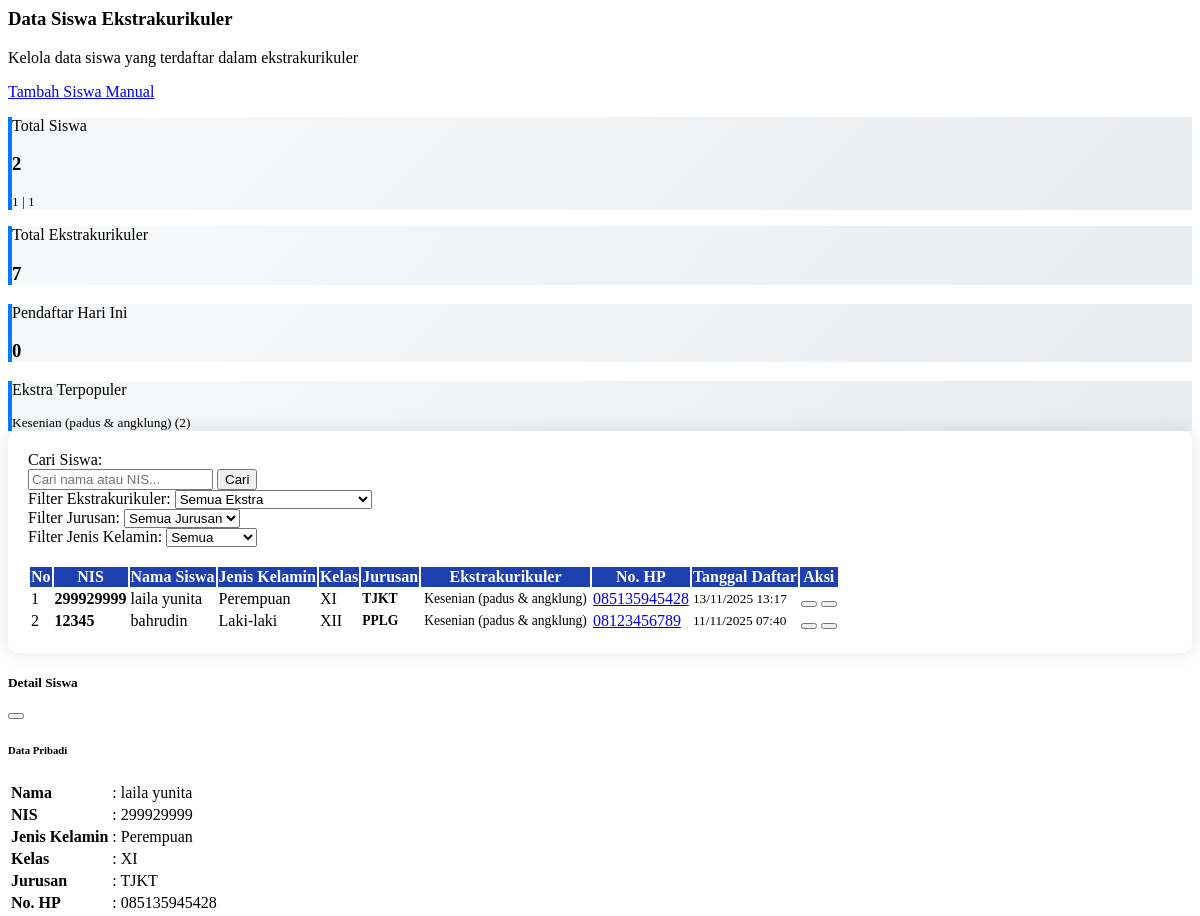
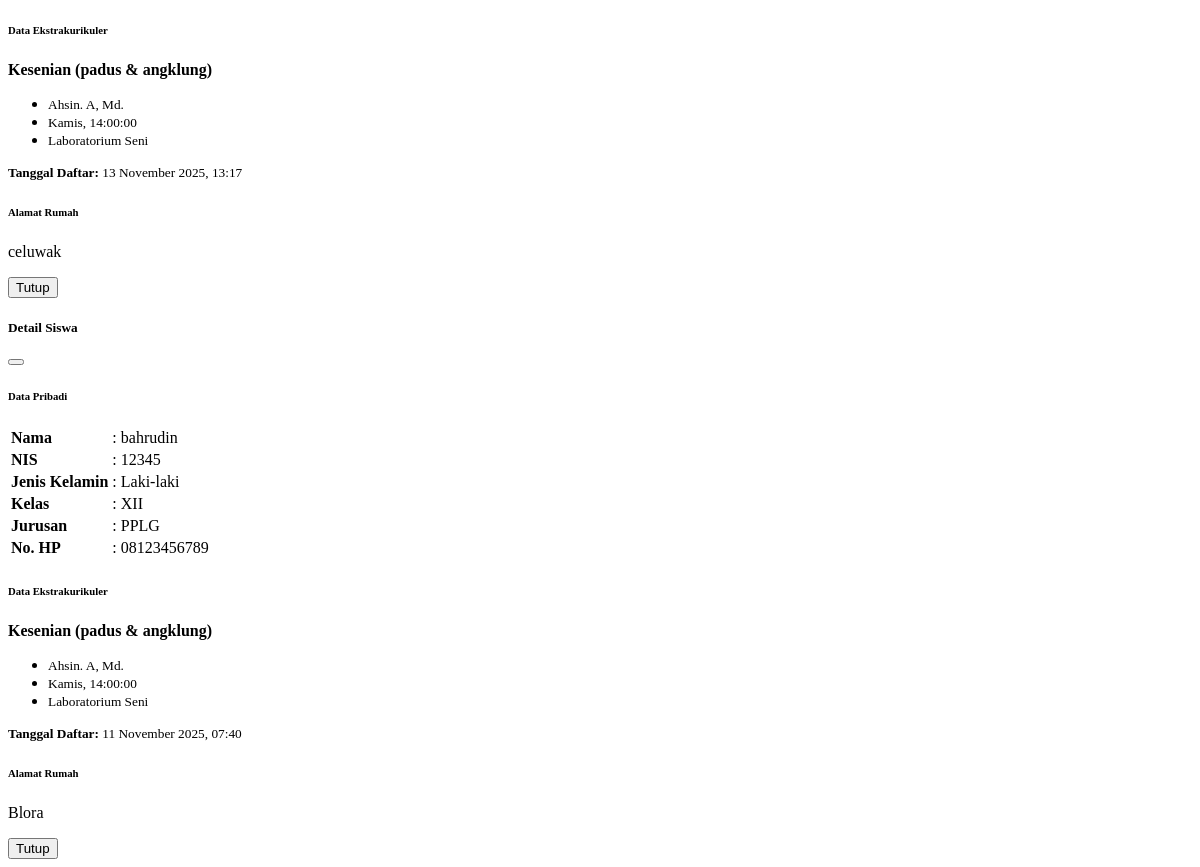
The page /siswa.php (signed in) on the database its author committed (2 pictures, top to bottom).
### tables this page shows
CREATE TABLE `data_siswa` (
  `id` int(11) NOT NULL,
  `user_id` int(11) DEFAULT NULL,
  `nama_siswa` varchar(100) NOT NULL,
  `nis` varchar(20) NOT NULL,
  `kelas` varchar(10) NOT NULL,
  `jenis_kelamin` varchar(20) NOT NULL,
  `jurusan` varchar(50) NOT NULL,
  `no_hp` varchar(15) NOT NULL,
  `alamat` text NOT NULL,
  `ekstra_id` varchar(100) DEFAULT NULL,
  `tanggal_daftar` datetime DEFAULT current_timestamp()
);

CREATE TABLE `ekstra` (
  `id` int(11) NOT NULL,
  `nama_ekstra` varchar(100) NOT NULL,
  `pembina` varchar(100) DEFAULT NULL,
  `hari` varchar(50) DEFAULT NULL,
  `waktu` varchar(50) DEFAULT NULL,
  `lokasi` varchar(100) DEFAULT NULL
);

### siswa.php (the view, shortened to what the rows shown need)
<?php
include "koneksi.php";
$user = $_SESSION['user'];
$user_role = strtolower($user['role'] ?? '');
$can_edit = in_array($user_role, ['pembina', 'admin', 'waka', 'kepala']);
$where_clause = "";
?>
<div class="container-fluid mt-4">
    <div class="row">
        <div class="col-12">
            <div class="table-container">
                <div class="table-responsive">
                    <table id="siswaTable" class="table table-striped table-bordered table-hover">
                        <thead class="table-blue">
                            <tr>
                                <th>No</th>
                                <th>NIS</th>
                                <th>Nama Siswa</th>
                                <th>Jenis Kelamin</th>
                                <th>Kelas</th>
                                <th>Jurusan</th>
                                <th>Ekstrakurikuler</th>
                                <th>No. HP</th>
                                <th>Tanggal Daftar</th>
                                <th>Aksi</th>
                            </tr>
                        </thead>
                        <tbody>
                            <?php
                            $i = 1;
                            $query = mysqli_query($koneksi, "
                                SELECT ds.*
                                FROM data_siswa ds
                                $where_clause
                                ORDER BY ds.tanggal_daftar DESC
                            ");
                            while ($data = mysqli_fetch_array($query)) {
                                $badge_jurusan_color = 'secondary';
                                if ($data['jurusan'] == 'PPLG') $badge_jurusan_color = 'primary';
                                elseif ($data['jurusan'] == 'TJKT') $badge_jurusan_color = 'success';
                                elseif ($data['jurusan'] == 'BUSANA') $badge_jurusan_color = 'warning';
                                $ekstra_names = [];
                                if (!empty($data['ekstra_id'])) {
                                    $ekstra_ids = explode(',', $data['ekstra_id']);
                                    foreach ($ekstra_ids as $eid) {
                                        $eid = trim($eid);
                                        $ekstra_detail = mysqli_query($koneksi, "SELECT nama_ekstra FROM ekstra WHERE id = '$eid'");
                                        if ($ekstra_row = mysqli_fetch_array($ekstra_detail)) {
                                            $ekstra_names[] = $ekstra_row['nama_ekstra'];
                                        }
                                    }
                                }
                            ?>
                            <tr>
                                <td><?php echo $i; ?></td>
                                <td><strong><?php echo htmlspecialchars($data['nis']); ?></strong></td>
                                <td><?php echo htmlspecialchars($data['nama_siswa']); ?></td>
                                <td class="text-center">
                                    <?php if ($data['jenis_kelamin'] == 'Laki-laki'): ?>
                                        <span class="d-none d-md-inline">Laki-laki</span>
                                    <?php else: ?>
                                        <span class="d-none d-md-inline">Perempuan</span>
                                    <?php endif; ?>
                                </td>
                                <td>
                                    <span class="badge bg-primary"><?php echo htmlspecialchars($data['kelas']); ?></span>
                                </td>
                                <td>
                                    <span class="badge badge-jurusan bg-<?php echo $badge_jurusan_color; ?>">
                                        <?php echo htmlspecialchars($data['jurusan']); ?>
                                    </span>
                                </td>
                                <td>
                                    <?php foreach ($ekstra_names as $nama_ekstra): ?>
                                        <span class="badge badge-ekstra bg-info text-dark">
                                            <?php echo htmlspecialchars($nama_ekstra); ?>
                                        </span>
                                    <?php endforeach; ?>
                                </td>
                                <td>
                                    <a href="tel:<?php echo htmlspecialchars($data['no_hp']); ?>" class="text-decoration-none">
                                        <i class="fas fa-phone text-success"></i> <?php echo htmlspecialchars($data['no_hp']); ?>
                                    </a>
                                </td>
                                <td>
                                    <small>
                                        <?php
                                        $tanggal = new DateTime($data['tanggal_daftar']);
                                        echo $tanggal->format('d/m/Y H:i');
                                        ?>
                                    </small>
                                </td>
                                <td>
                                    <div class="btn-group btn-group-sm" role="group">
                                        <button type="button" class="btn btn-info btn-sm"
                                                data-bs-toggle="modal"
                                                data-bs-target="#detailModal<?php echo $data['id']; ?>"
                                                title="Lihat Detail">
                                        </button>
                                        <?php if ($can_edit): ?>
                                        <button type="button" class="btn btn-danger btn-sm"
                                                onclick="confirmDelete(<?php echo $data['id']; ?>, '<?php echo addslashes($data['nama_siswa']); ?>')"
                                                title="Hapus Data">
                                        </button>
                                        <?php endif; ?>
                                    </div>
                                </td>
                            </tr>
                            <?php
                                $i++;
                            }
                            ?>
                        </tbody>
                    </table>
                </div>
            </div>
        </div>
    </div>
</div>
<?php
mysqli_data_seek($query, 0);
while ($data = mysqli_fetch_array($query)) {
    $ekstra_details = [];
    if (!empty($data['ekstra_id'])) {
        $ekstra_ids = explode(',', $data['ekstra_id']);
        foreach ($ekstra_ids as $eid) {
            $eid = trim($eid);
            $ekstra_q = mysqli_query($koneksi, "SELECT * FROM ekstra WHERE id = '$eid'");
            if ($ekstra_r = mysqli_fetch_array($ekstra_q)) {
                $ekstra_details[] = $ekstra_r;
            }
        }
    }
?>
<div class="modal fade" id="detailModal<?php echo $data['id']; ?>" tabindex="-1">
    <div class="modal-dialog modal-lg modal-dialog-centered">
        <div class="modal-content">
            <div class="modal-header bg-primary text-white">
                <h5 class="modal-title"><i class="fas fa-user"></i> Detail Siswa</h5>
                <button type="button" class="btn-close btn-close-white" data-bs-dismiss="modal"></button>
            </div>
            <div class="modal-body">
                <div class="row">
                    <div class="col-md-6">
                        <h6 class="border-bottom pb-2"><i class="fas fa-id-card text-primary"></i> Data Pribadi</h6>
                        <table class="table table-sm table-borderless">
                            <tr>
                                <td width="40%"><strong>Nama</strong></td>
                                <td>: <?php echo htmlspecialchars($data['nama_siswa']); ?></td>
                            </tr>
                            <tr>
                                <td><strong>NIS</strong></td>
                                <td>: <?php echo htmlspecialchars($data['nis']); ?></td>
                            </tr>
                            <tr>
                                <td><strong>Jenis Kelamin</strong></td>
                                <td>: <?php
                                if ($data['jenis_kelamin'] == 'Laki-laki') {
                                    echo '<i class="fas fa-mars text-primary"></i> Laki-laki';
                                } else {
                                    echo '<i class="fas fa-venus text-danger"></i> Perempuan';
                                }
                                ?></td>
                            </tr>
                            <tr>
                                <td><strong>Kelas</strong></td>
                                <td>: <span class="badge bg-primary"><?php echo htmlspecialchars($data['kelas']); ?></span></td>
                            </tr>
                            <tr>
                                <td><strong>Jurusan</strong></td>
                                <td>: <?php
                                $badge_color = 'secondary';
                                if ($data['jurusan'] == 'PPLG') $badge_color = 'primary';
                                elseif ($data['jurusan'] == 'TJKT') $badge_color = 'success';
                                elseif ($data['jurusan'] == 'BUSANA') $badge_color = 'warning';
                                echo '<span class="badge bg-' . $badge_color . '">' . htmlspecialchars($data['jurusan']) . '</span>';
                                ?></td>
                            </tr>
                            <tr>
                                <td><strong>No. HP</strong></td>
                                <td>: <?php echo htmlspecialchars($data['no_hp']); ?></td>
                            </tr>
                        </table>
                    </div>
                    <div class="col-md-6">
                        <h6 class="border-bottom pb-2"><i class="fas fa-running text-success"></i> Data Ekstrakurikuler</h6>
                        <?php foreach ($ekstra_details as $ekstra_det): ?>
                        <div class="mb-3">
                            <strong><span class="badge bg-info text-dark"><?php echo htmlspecialchars($ekstra_det['nama_ekstra']); ?></span></strong>
                            <ul class="list-unstyled ms-3 mt-1">
                                <li><small><i class="fas fa-user text-muted"></i> <?php echo htmlspecialchars($ekstra_det['pembina']); ?></small></li>
                                <li><small><i class="fas fa-calendar text-muted"></i> <?php echo htmlspecialchars($ekstra_det['hari']); ?>, <?php echo htmlspecialchars($ekstra_det['waktu']); ?></small></li>
                                <li><small><i class="fas fa-map-marker-alt text-muted"></i> <?php echo htmlspecialchars($ekstra_det['lokasi']); ?></small></li>
                            </ul>
                        </div>
                        <?php endforeach; ?>
                        <div class="mt-3">
                            <small><strong>Tanggal Daftar:</strong> <?php echo date('d F Y, H:i', strtotime($data['tanggal_daftar'])); ?></small>
                        </div>
                    </div>
                    <div class="col-12 mt-3">
                        <h6 class="border-bottom pb-2"><i class="fas fa-map-marked-alt text-danger"></i> Alamat Rumah</h6>
                        <p class="text-muted"><?php echo nl2br(htmlspecialchars($data['alamat'])); ?></p>
                    </div>
                </div>
            </div>
            <div class="modal-footer">
                <button type="button" class="btn btn-secondary" data-bs-dismiss="modal">
                    <i class="fas fa-times"></i> Tutup
                </button>
            </div>
        </div>
    </div>
</div>
<?php } ?>

### rows shown on the page
data_siswa: nis "299929999", nama_siswa "laila yunita", jenis_kelamin "Perempuan", kelas "XI", jurusan "TJKT", nama_ekstra "Kesenian (padus & angklung)", no_hp "085135945428", tanggal_daftar "13/11/2025 13:17", tanggal_daftar "13 November 2025, 13:17", alamat "celuwak"
data_siswa: nis "12345", nama_siswa "bahrudin", jenis_kelamin "Laki-laki", kelas "XII", jurusan "PPLG", nama_ekstra "Kesenian (padus & angklung)", no_hp "08123456789", tanggal_daftar "11/11/2025 07:40", tanggal_daftar "11 November 2025, 07:40", alamat "Blora"
ekstra: nama_ekstra "Kesenian (padus & angklung)", pembina "Ahsin. A, Md.", hari "Kamis", waktu "14:00:00", lokasi "Laboratorium Seni"

### other values the page prints
$total_siswa "2"
$total_laki "1"
$total_perempuan "1"
$total_ekstra "7"
$siswa_hari_ini "0"
$ekstra_popular "Kesenian (padus & angklung) (2)"
